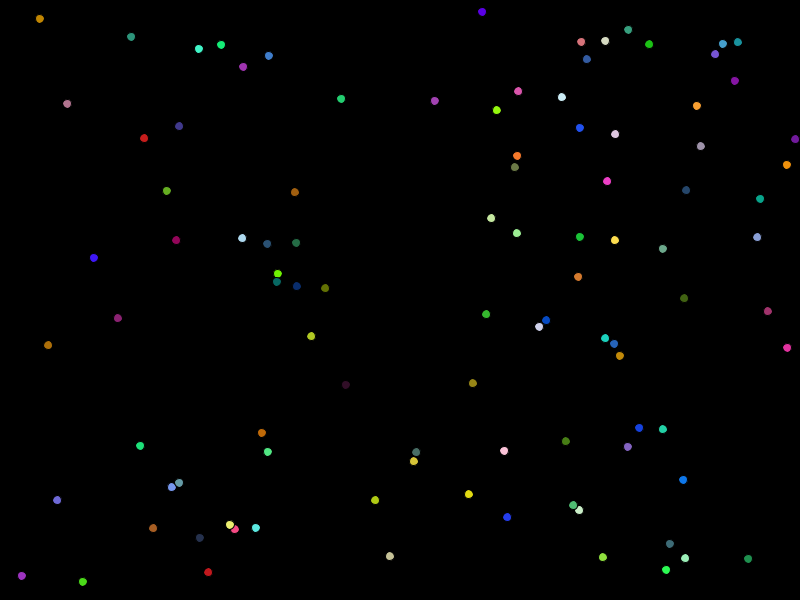
Frame 1 (no input)
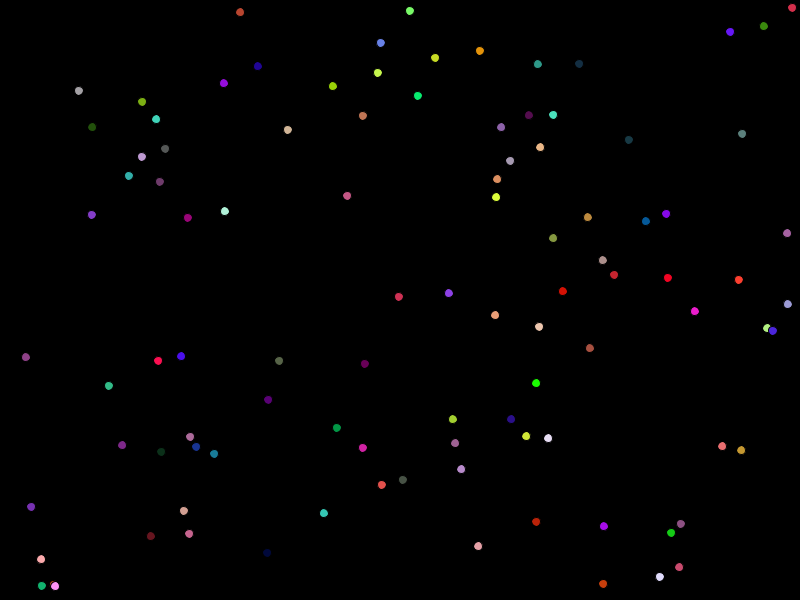
Frame 60 (the mouse pressed at the canvas centre just before this capture)
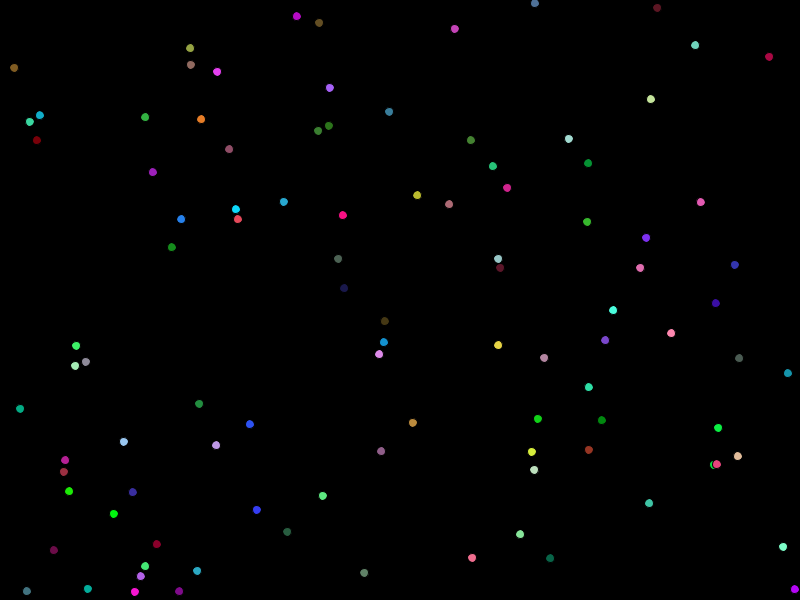
Frame 120 (the mouse held since frame 60 and released just before this capture)

The Processing sketch that drew these frames (run headless with seeded random() and noise(); from frame 60 on, the mouse is pressed at the canvas centre):

// Processing sketch: LotsOfBalls
// ── LotsOfBalls.pde
int count = 100;


//declare and initialize arrays
float[] x=new float[count];
float[] y=new float[count];
float[] velX=new float[count];
float[] velY=new float[count];
float[] diam=new float[count];


void setup() {
  //set size of canvas
  size(800, 600);
  int i = 0;

  while (i<count) {

    //initialize variables
    x[i] = random(width);
    y[i] = random(height);
    diam[i] = 9;
    velX[i] = random(-2,2);
    velY[i] = random(-2,2);
    i++;
  }
}

void draw() {
  //draw background to cover previous frame
  background(0);
  int i = 0;
  while (i<count) {
    //draw ball
    fill(random(255),random(255), random(255));
    ellipse(x[i], y[i], diam[i], diam[i]);

    //add velocity to position
    x[i] += velX[i];
    y[i] += velY[i];
    x[i] += velX[i];
    y[i] += velY[i];


    //bounce ball if it hits walls
    if (x[i] + diam[i]/2 >= width) {
      velX[i] = -abs(velX[i]);    //if the ball hits the right wall, assign x velocity the negative version of itself
    } else if (x[i] - diam[i]/2 <= 0) {
      velX[i] = abs(velX[i]);     //if the ball hits the left wall, assign x velocity the positive version of itself
    }
    if (y[i] + diam[i]/2 >= height) {
      velY[i] = -abs(velY[i]);  //if the ball hits the top wall, assign x velocity the negative version of itself
    } else if (y[i] - diam[i]/2 <= 0) {
      velY[i] = abs(velY[i]);  //if the ball hits the bottom wall, assign x velocity the positive version of itself
    }
    i++;
  }
}
